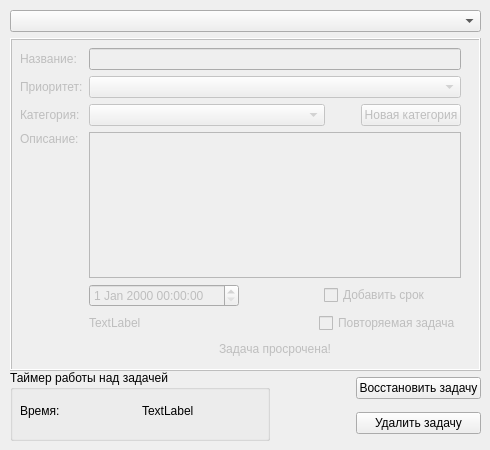
      <widget class="QWidget" name="tab_3">
       <attribute name="title">
        <string>Выполнено</string>
       </attribute>
       <widget class="QWidget" name="verticalLayoutWidget_6">
        <property name="geometry">
         <rect>
          <x>10</x>
          <y>10</y>
          <width>471</width>
          <height>361</height>
         </rect>
        </property>
        <layout class="QVBoxLayout" name="verticalLayout_10">
         <property name="spacing">
          <number>6</number>
         </property>
         <property name="sizeConstraint">
          <enum>QLayout::SizeConstraint::SetDefaultConstraint</enum>
         </property>
         <property name="leftMargin">
          <number>0</number>
         </property>
         <property name="bottomMargin">
          <number>0</number>
         </property>
         <item>
          <widget class="QComboBox" name="comboBox_mt_done_all"/>
         </item>
         <item>
          <widget class="QFrame" name="frame_mt_done">
           <property name="enabled">
            <bool>false</bool>
           </property>
           <property name="frameShape">
            <enum>QFrame::Shape::Box</enum>
           </property>
           <property name="frameShadow">
            <enum>QFrame::Shadow::Raised</enum>
           </property>
           <property name="lineWidth">
            <number>1</number>
           </property>
           <widget class="QWidget" name="gridLayoutWidget_4">
            <property name="geometry">
             <rect>
              <x>10</x>
              <y>10</y>
              <width>441</width>
              <height>311</height>
             </rect>
            </property>
            <layout class="QGridLayout" name="gridLayout_4">
             <item row="2" column="1">
              <layout class="QHBoxLayout" name="horizontalLayout_18">
               <property name="sizeConstraint">
                <enum>QLayout::SizeConstraint::SetNoConstraint</enum>
               </property>
               <item>
                <widget class="QComboBox" name="comboBox_mt_done_cat">
                 <property name="enabled">
                  <bool>false</bool>
                 </property>
                </widget>
               </item>
               <item>
                <spacer name="horizontalSpacer_6">
                 <property name="orientation">
                  <enum>Qt::Orientation::Horizontal</enum>
                 </property>
                 <property name="sizeType">
                  <enum>QSizePolicy::Policy::Fixed</enum>
                 </property>
                 <property name="sizeHint" stdset="0">
                  <size>
                   <width>30</width>
                   <height>20</height>
                  </size>
                 </property>
                </spacer>
               </item>
               <item>
                <widget class="QPushButton" name="pushButton_mt_done_new_cat">
                 <property name="enabled">
                  <bool>false</bool>
                 </property>
                 <property name="sizePolicy">
                  <sizepolicy hsizetype="Minimum" vsizetype="Fixed">
                   <horstretch>0</horstretch>
                   <verstretch>0</verstretch>
                  </sizepolicy>
                 </property>
                 <property name="maximumSize">
                  <size>
                   <width>100</width>
                   <height>16777215</height>
                  </size>
                 </property>
                 <property name="text">
                  <string>Новая категория</string>
                 </property>
                </widget>
               </item>
              </layout>
             </item>
             <item row="4" column="1">
              <layout class="QHBoxLayout" name="horizontalLayout_19">
               <item>
                <widget class="QDateTimeEdit" name="dateTimeEdit_mt_done">
                 <property name="enabled">
                  <bool>false</bool>
                 </property>
                 <property name="minimumSize">
                  <size>
                   <width>150</width>
                   <height>0</height>
                  </size>
                 </property>
                </widget>
               </item>
               <item>
                <spacer name="horizontalSpacer_10">
                 <property name="orientation">
                  <enum>Qt::Orientation::Horizontal</enum>
                 </property>
                 <property name="sizeHint" stdset="0">
                  <size>
                   <width>10</width>
                   <height>20</height>
                  </size>
                 </property>
                </spacer>
               </item>
               <item>
                <widget class="QCheckBox" name="checkBox_mt_done_add_timer">
                 <property name="enabled">
                  <bool>false</bool>
                 </property>
                 <property name="minimumSize">
                  <size>
                   <width>137</width>
                   <height>0</height>
                  </size>
                 </property>
                 <property name="text">
                  <string>Добавить срок</string>
                 </property>
                </widget>
               </item>
              </layout>
             </item>
             <item row="0" column="0">
              <widget class="QLabel" name="label_20">
               <property name="text">
                <string>Название:</string>
               </property>
              </widget>
             </item>
             <item row="1" column="0">
              <widget class="QLabel" name="label_24">
               <property name="text">
                <string>Приоритет:</string>
               </property>
              </widget>
             </item>
             <item row="1" column="1">
              <layout class="QHBoxLayout" name="horizontalLayout_21">
               <item>
                <widget class="QComboBox" name="comboBox_mt_done_prior">
                 <property name="enabled">
                  <bool>false</bool>
                 </property>
                </widget>
               </item>
              </layout>
             </item>
             <item row="3" column="0">
              <layout class="QVBoxLayout" name="verticalLayout_11">
               <item>
                <widget class="QLabel" name="label_22">
                 <property name="text">
                  <string>Описание:</string>
                 </property>
                </widget>
               </item>
               <item>
                <spacer name="verticalSpacer_4">
                 <property name="orientation">
                  <enum>Qt::Orientation::Vertical</enum>
                 </property>
                 <property name="sizeHint" stdset="0">
                  <size>
                   <width>20</width>
                   <height>40</height>
                  </size>
                 </property>
                </spacer>
               </item>
              </layout>
             </item>
             <item row="5" column="1">
              <layout class="QHBoxLayout" name="horizontalLayout_20">
               <item>
                <widget class="QLabel" name="label_mt_done_repeat">
                 <property name="enabled">
                  <bool>false</bool>
                 </property>
                 <property name="minimumSize">
                  <size>
                   <width>150</width>
                   <height>0</height>
                  </size>
                 </property>
                 <property name="text">
                  <string>TextLabel</string>
                 </property>
                </widget>
               </item>
               <item>
                <spacer name="horizontalSpacer_11">
                 <property name="orientation">
                  <enum>Qt::Orientation::Horizontal</enum>
                 </property>
                 <property name="sizeHint" stdset="0">
                  <size>
                   <width>10</width>
                   <height>20</height>
                  </size>
                 </property>
                </spacer>
               </item>
               <item>
                <widget class="QCheckBox" name="checkBox_mt_done_add_repeat">
                 <property name="enabled">
                  <bool>false</bool>
                 </property>
                 <property name="minimumSize">
                  <size>
                   <width>137</width>
                   <height>0</height>
                  </size>
                 </property>
                 <property name="text">
                  <string>Повторяемая задача</string>
                 </property>
                </widget>
               </item>
              </layout>
             </item>
             <item row="0" column="1">
              <widget class="QLineEdit" name="lineEdit_mt_done_name">
               <property name="enabled">
                <bool>false</bool>
               </property>
              </widget>
             </item>
             <item row="3" column="1">
              <widget class="QTextEdit" name="textEdit_mt_done_description">
               <property name="enabled">
                <bool>false</bool>
               </property>
              </widget>
             </item>
             <item row="2" column="0">
              <widget class="QLabel" name="label_21">
               <property name="text">
                <string>Категория:</string>
               </property>
              </widget>
             </item>
             <item row="6" column="1">
              <layout class="QHBoxLayout" name="horizontalLayout_17">
               <item>
                <spacer name="horizontalSpacer_8">
                 <property name="orientation">
                  <enum>Qt::Orientation::Horizontal</enum>
                 </property>
                 <property name="sizeHint" stdset="0">
                  <size>
                   <width>40</width>
                   <height>20</height>
                  </size>
                 </property>
                </spacer>
               </item>
               <item>
                <widget class="QLabel" name="label_task_fire">
                 <property name="text">
                  <string>Задача просрочена!</string>
                 </property>
                </widget>
               </item>
               <item>
                <spacer name="horizontalSpacer_9">
                 <property name="orientation">
                  <enum>Qt::Orientation::Horizontal</enum>
                 </property>
                 <property name="sizeHint" stdset="0">
                  <size>
                   <width>40</width>
                   <height>20</height>
                  </size>
                 </property>
                </spacer>
               </item>
              </layout>
             </item>
            </layout>
           </widget>
          </widget>
         </item>
        </layout>
       </widget>
       <widget class="QWidget" name="horizontalLayoutWidget_7">
        <property name="geometry">
         <rect>
          <x>10</x>
          <y>370</y>
          <width>471</width>
          <height>71</height>
         </rect>
        </property>
        <layout class="QHBoxLayout" name="horizontalLayout_22">
         <item>
          <widget class="QGroupBox" name="groupBox_5">
           <property name="minimumSize">
            <size>
             <width>260</width>
             <height>0</height>
            </size>
           </property>
           <property name="maximumSize">
            <size>
             <width>260</width>
             <height>16777215</height>
            </size>
           </property>
           <property name="title">
            <string>Таймер работы над задачей</string>
           </property>
           <widget class="QWidget" name="verticalLayoutWidget_7">
            <property name="geometry">
             <rect>
              <x>10</x>
              <y>20</y>
              <width>241</width>
              <height>41</height>
             </rect>
            </property>
            <layout class="QVBoxLayout" name="verticalLayout_12">
             <property name="spacing">
              <number>2</number>
             </property>
             <item>
              <layout class="QHBoxLayout" name="horizontalLayout_24">
               <item>
                <widget class="QLabel" name="label_25">
                 <property name="text">
                  <string>Время:</string>
                 </property>
                </widget>
               </item>
               <item>
                <widget class="QLabel" name="label_mt_done_timer">
                 <property name="text">
                  <string>TextLabel</string>
                 </property>
                </widget>
               </item>
              </layout>
             </item>
            </layout>
           </widget>
          </widget>
         </item>
         <item>
          <spacer name="horizontalSpacer_7">
           <property name="orientation">
            <enum>Qt::Orientation::Horizontal</enum>
           </property>
           <property name="sizeHint" stdset="0">
            <size>
             <width>40</width>
             <height>20</height>
            </size>
           </property>
          </spacer>
         </item>
         <item>
          <layout class="QVBoxLayout" name="verticalLayout_13">
           <item>
            <widget class="QPushButton" name="pushButton_mt_done_recover_task">
             <property name="minimumSize">
              <size>
               <width>125</width>
               <height>0</height>
              </size>
             </property>
             <property name="maximumSize">
              <size>
               <width>120</width>
               <height>16777215</height>
              </size>
             </property>
             <property name="text">
              <string>Восстановить задачу</string>
             </property>
            </widget>
           </item>
           <item>
            <widget class="QPushButton" name="pushButton_mt_done_del_task">
             <property name="text">
              <string>Удалить задачу</string>
             </property>
            </widget>
           </item>
          </layout>
         </item>
        </layout>
       </widget>
      </widget>
